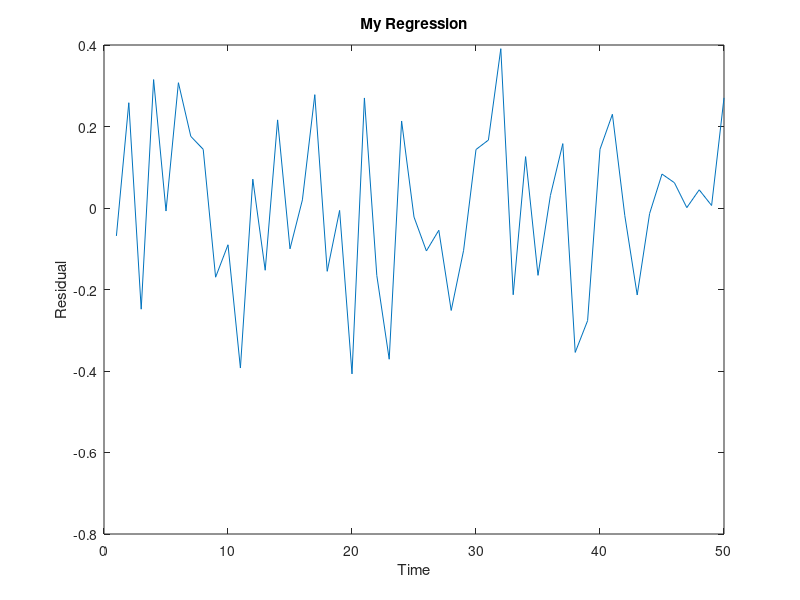

MATLAB code for this plot:
nsimul=50
x1=ones(nsimul,1)
beta=[5,1,0.1]'
x2=[1:nsimul]'
x3=rand(nsimul,1)*2+3
e=randn(nsimul,1)*0.2
X=[x1,x2,x3]
y=X*beta+e
[nobs,nvar]=size(X)
ols.betahat=(X'*X)\X'*y
ols.yhat=X*ols.betahat
ols.resid=y-ols.yhat
ols.ssr=ols.resid'*ols.resid
ols.sigmasq = ols.ssr/(nobs-nvar)
ols.covbeta=ols.sigmasq*inv(X'*X)
ols.sdbeta=sqrt(diag(ols.covbeta))
ols.tbeta=ols.betahat ./ ols.sdbeta
ym=y-mean(y)
ols.rsqr1=ols.ssr
ols.rsqr2=ym'*ym
ols.rsqr=1.0-ols.rsqr1/ols.rsqr2
ols.rsrq1=ols.rsqr1/(nobs-nvar)
ols.rsqr2=ols.rsqr2/(nobs-1)
ols.rbar=1-(ols.rsqr1/ols.rsqr2)
ols.ediff=ols.resid(2:nobs)-ols.resid(1:nobs-1)
ols.dw=(ols.ediff'*ols.ediff)/ols.ssr
fprintf('R-squared = %9.4f \n', ols.rsqr);
fprintf('Rbar-squared = %9.4f \n ', ols.rbar);
fprintf('sigma^2=%9.4f \n ',ols.sigmasq);
fprintf('S.E.=%9.4f \n ',sqrt(ols.sigmasq));
fprintf('Durbin-Watson = %9.4f \n ' ,ols.dw);
fprintf('Nobs, Nvars =%6d, %6d \n ' ,nobs,nvar)
fprintf('%12s %12s %12s %12s \n' ,'Variable','Coefficient','Standard Error','t-statistic')
fprintf('%12s %12.6f %12.6f %12.6f \n', 'Cons',...
ols.betahat(1), ols.sdbeta(1), ols.tbeta(1))
fprintf('%12s %12.6f %12.6f %12.6f \n', 'Trend',...
ols.betahat(2), ols.sdbeta(2), ols.tbeta(2))
fprintf('%12s %12.6f %12.6f %12.6f \n', 'Var2',...
ols.betahat(3), ols.sdbeta(3), ols.tbeta(3))

plot(x2,ols.resid)
title('My Regression')
xlabel('Time')
ylabel('Residual')